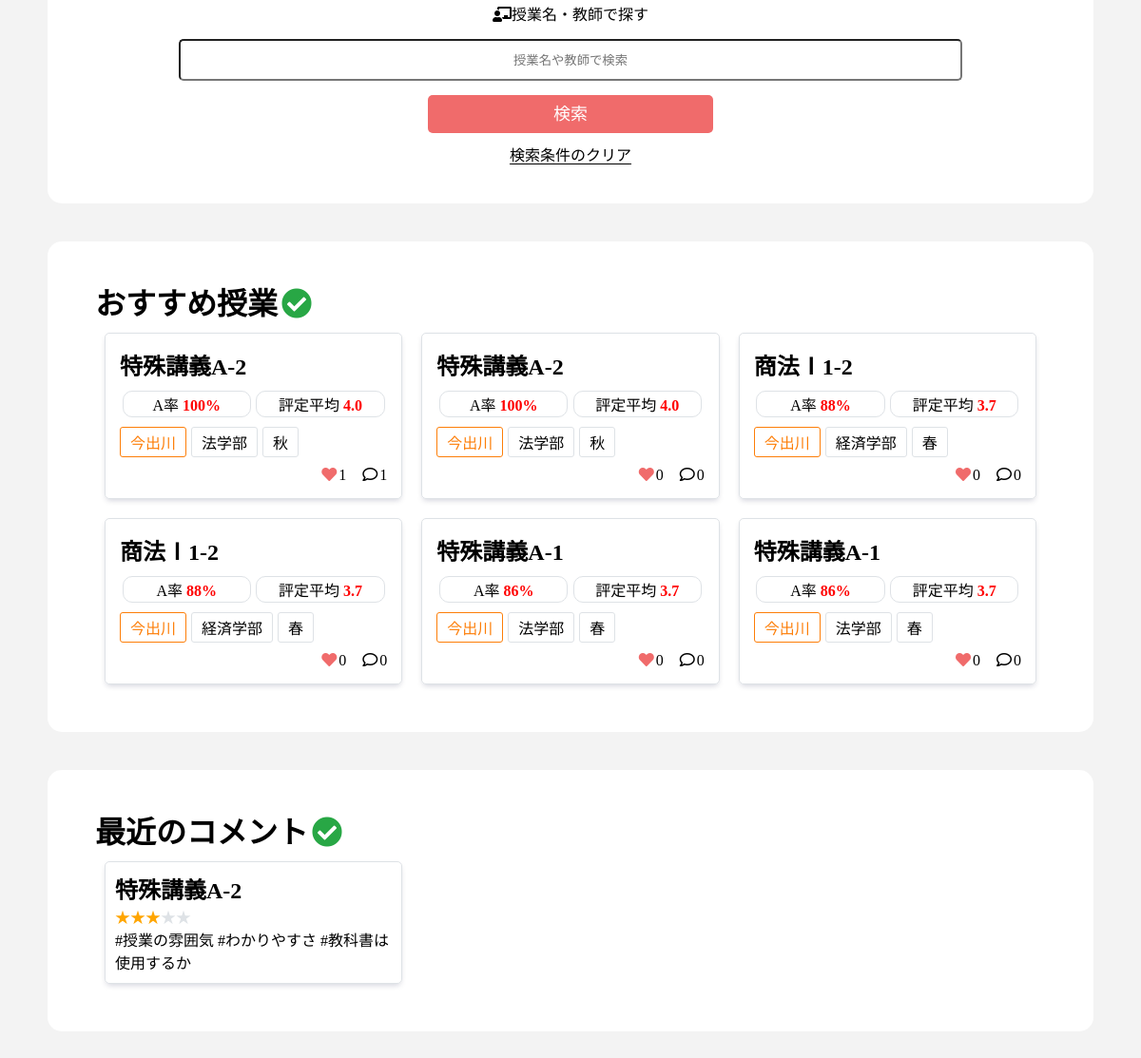
/ (lower part), run on an earlier commit of the app's database.
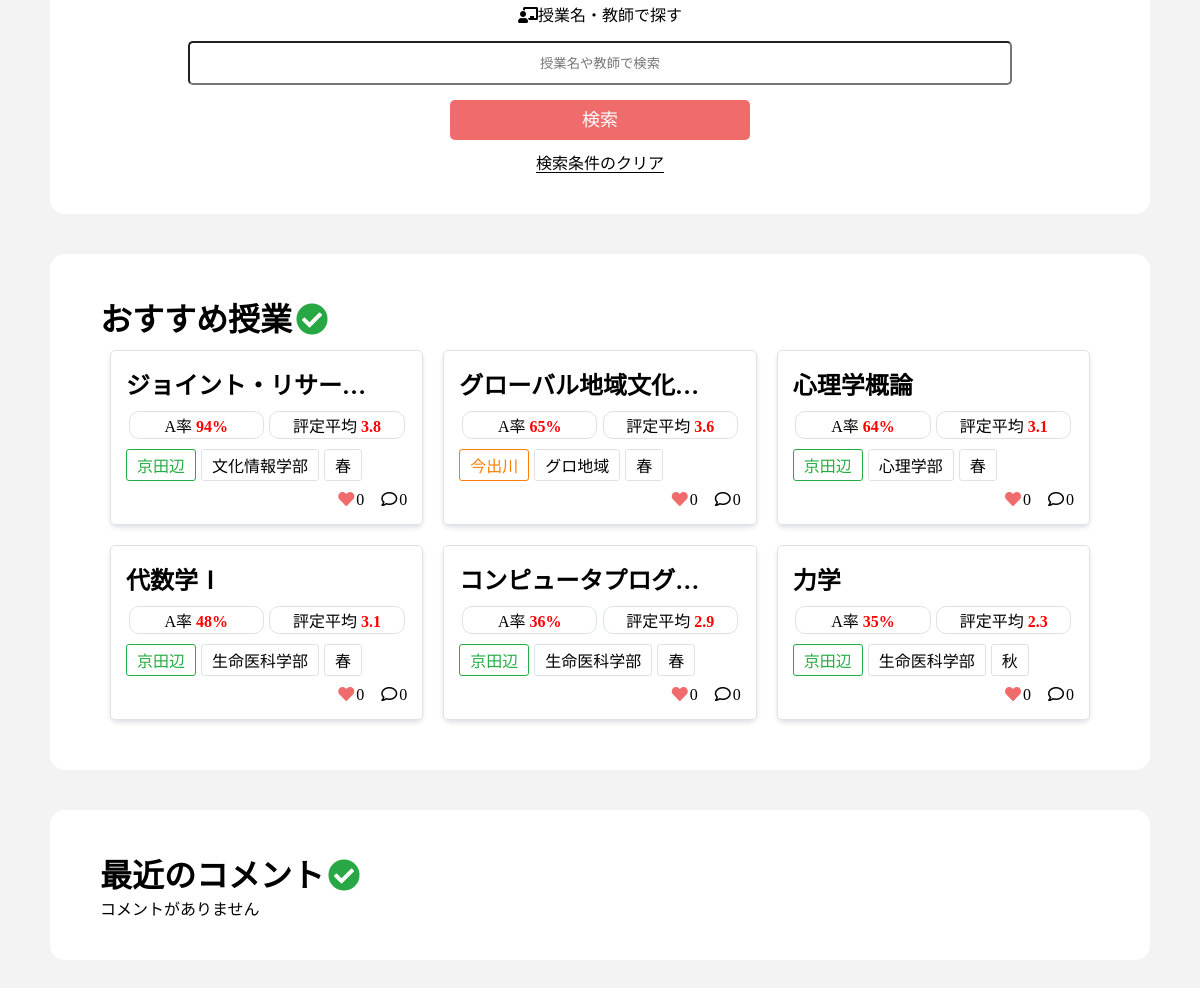
And on a later commit of the database.
### dclass_application/models.py (models this page shows, shortened)
class Classes(models.Model):
    class_name = models.CharField(max_length=100)
    a_ratio = models.FloatField(default=0.0)
    b_ratio = models.FloatField(default=0.0)
    c_ratio = models.FloatField(default=0.0)
    d_ratio = models.FloatField(default=0.0)
    f_ratio = models.FloatField(default=0.0)
    o_ratio = models.FloatField(default=0.0)
    average_evaluation = models.FloatField(default=0.0)
    two_ago_a_ratio = models.FloatField(default=0.0)
    three_ago_a_ratio = models.FloatField(default=0.0)
    term = models.CharField(max_length=100)
    year = models.IntegerField(default=2021)
    place = models.CharField(max_length=100)
    class_form = models.CharField(max_length=100)
    day = models.CharField(max_length=100)
    time = models.CharField(max_length=100)
    favorite = models.IntegerField(default=0)
    textbook = models.CharField(max_length=100) #文字列でリスト代用
    code = models.CharField(max_length=100)
    faculty = models.CharField(max_length=100)
    teacher = models.CharField(max_length=100) #文字列でリストを代用
    syllabus_link = models.CharField(max_length=100)
    test_ratio = models.IntegerField(default=0)
    report_ratio = models.IntegerField(default=0)
    participation_ratio = models.IntegerField(default=0)
    comment_num = models.IntegerField(default=0)
    num_student = models.IntegerField(default=0)
    credit = models.IntegerField(default=0)
    def get_short_faculty(self):
        if self.faculty == 'グローバル・コミュニケーション学部': return 'グロコミ'
        if self.faculty == 'グローバル地域文化学部': return 'グロ地域'
        return self.faculty
    def get_modified_a_ratio(self):
        if self.a_ratio == -1: return '不明'
        return str(int(self.a_ratio))+'%'
    def get_modified_average_evaluation(self):
        if self.average_evaluation == -1.0: return '不明'
        return self.average_evaluation

class Comment(models.Model):
    text = models.TextField()
    cl = models.ForeignKey(Classes, on_delete=models.CASCADE)
    user = models.ForeignKey('accounts.CustomUser', on_delete=models.DO_NOTHING)
    star = models.IntegerField(default=0)
    created_at = models.DateTimeField(default=timezone.now)
    def get_star(self):
        return '★' * self.star
    def get_left_star(self):
        return '★' * (5 - self.star)

### dclass_application/views.py (the view)
# urls.py: path('', IndexView.as_view(), name = 'index'),
class IndexView(TemplateView):
    class_model = Classes
    comment_model = Comment
    RECOMMEND_CNT = 6
    RECENT_COMMENT = 6
    def get(self, request):
        params = {
            'form': ClassSeachForm,
            'recommend_data': self.class_model.objects.all().order_by('a_ratio').reverse()[:self.RECOMMEND_CNT],
            'recent_comments': self.comment_model.objects.all().order_by('created_at').reverse()[:self.RECOMMEND_CNT],
        }
        return render(request, 'index.html', params)

### dclass_application/templates/index.html (shortened to what this page needs)
{% extends 'base.html' %}
{% load static %}
{% block css %}
    <link rel="stylesheet" href="{% static 'css/index.css' %}">
    <link rel="stylesheet" href="{% static 'css/_class_list.css' %}">
{% endblock css %}
{% block main %}
    <div class="wrapper">
            <form action="{% url 'result' %}" method = "post" class="search_form">
                <div class="search_with_keyword">
                    <p class="how_to_search"><i class="fas fa-chalkboard-teacher fa-fw"></i>授業名・教師で探す</p>
                    <div>
                        {{ form.keyword }}
                    </div>
                    <div class="center">
                        <input type="submit" value="検索", class="btn search_btn">
                    </div>
                </div>
            </form>
            <div class="center reset_condition">
                <a href={% url 'index' %}>検索条件のクリア</a>
            </div>
    </div>
    <div class="wrapper">
        <h1>おすすめ授業<i class="fas fa-check-circle fa-fw my-green"></i></h1>
        <div class="class_w">
            {% for cl in recommend_data %}
                {% include "_class_list.html" %}
            {% empty %}
                <p>おすすめの授業はありません</p>
            {% endfor %}
        </div>
    </div>
    <div class="wrapper">
        <h1>最近のコメント<i class="fas fa-check-circle fa-fw my-green"></i></h1>
        <div class="comment_w">
            {% for comment in recent_comments %}
                {% include "_comment_list.html" %}
            {% empty %}
                <p>コメントがありません</p>
            {% endfor %}
        </div>
    </div>
{% endblock main %}

### dclass_application/templates/_class_list.html (shortened to what this page needs)
<div class="class_result">
    <a href="{% url 'class' cl.id %}">
        <div class="class_result_content">
            <ul>
                <li class="class_result_title">
                    <h2>{{ cl.class_name | truncatechars:10 }}</h2>
                </li>
                <li>
                    <p class="class_a_average_evaluation">A率 <span class="score">{{cl.get_modified_a_ratio}}</span></p>
                    <p class="class_a_average_evaluation">評定平均 <span class="score">{{cl.get_modified_average_evaluation}}</span></p>
                </li>
                <li>
                    {% if cl.place == "今出川" %}
                        <p class="tag imadegawa_tag">{{ cl.place }}</p>
                    {% else %}
                        <p class="tag kyoutanabe_tag">{{ cl.place }}</p>
                    {% endif %}
                    <p class="tag faculty_tag">{{ cl.get_short_faculty }}</p>
                    <p class="tag">{{ cl.term }}</p>
                </li>
                <li>
                    <p><i class="fas fa-heart fa-fw my-pink"></i>{{ cl.favorite }}</p>
                    <p><i class="far fa-comment fa-fw"></i>{{cl.comment_num}}</p>
                </li>
            </ul>
        </div>
    </a>
</div>

### dclass_application/templates/_comment_list.html (shortened to what this page needs)
<div class="comment_result">
    <a href="{% url 'class' comment.cl.id %}">
        <div class="comment_result_content">
            <h2>
            {{comment.cl.class_name}}
            </h2>
            <span class="star">{{comment.get_star}}</span><span class="my-gray">{{comment.get_left_star}}</span>
            <p>{{comment.text | truncatechars:40}}</p>
        </div>
    </a>
</div>

What changed in the data, as far as the page shows it:
removed Classes: class_name "特殊講義A-2", get_modified_a_ratio "100%", get_modified_average_evaluation "4.0", place "今出川", get_short_faculty "法学部", term "秋", favorite "1", comment_num "1"
removed Classes: class_name "特殊講義A-2", get_modified_a_ratio "100%", get_modified_average_evaluation "4.0", place "今出川", get_short_faculty "法学部", term "秋", favorite "0", comment_num "0"
removed Classes: class_name "商法Ⅰ1-2", get_modified_a_ratio "88%", get_modified_average_evaluation "3.7", place "今出川", get_short_faculty "経済学部", term "春", favorite "0", comment_num "0"
removed Classes: class_name "商法Ⅰ1-2", get_modified_a_ratio "88%", get_modified_average_evaluation "3.7", place "今出川", get_short_faculty "経済学部", term "春", favorite "0", comment_num "0"
removed Classes: class_name "特殊講義A-1", get_modified_a_ratio "86%", get_modified_average_evaluation "3.7", place "今出川", get_short_faculty "法学部", term "春", favorite "0", comment_num "0"
removed Classes: class_name "特殊講義A-1", get_modified_a_ratio "86%", get_modified_average_evaluation "3.7", place "今出川", get_short_faculty "法学部", term "春", favorite "0", comment_num "0"
removed Comment: cl.class_name "特殊講義A-2", get_star "★★★", get_left_star "★★", text "#授業の雰囲気 #わかりやすさ #教科書は使用するか"
added Classes: class_name "ジョイント・リサー…", get_modified_a_ratio "94%", get_modified_average_evaluation "3.8", place "京田辺", get_short_faculty "文化情報学部", term "春", favorite "0", comment_num "0"
added Classes: class_name "グローバル地域文化…", get_modified_a_ratio "65%", get_modified_average_evaluation "3.6", place "今出川", get_short_faculty "グロ地域", term "春", favorite "0", comment_num "0"
added Classes: class_name "心理学概論", get_modified_a_ratio "64%", get_modified_average_evaluation "3.1", place "京田辺", get_short_faculty "心理学部", term "春", favorite "0", comment_num "0"
added Classes: class_name "代数学Ⅰ", get_modified_a_ratio "48%", get_modified_average_evaluation "3.1", place "京田辺", get_short_faculty "生命医科学部", term "春", favorite "0", comment_num "0"
added Classes: class_name "コンピュータプログ…", get_modified_a_ratio "36%", get_modified_average_evaluation "2.9", place "京田辺", get_short_faculty "生命医科学部", term "春", favorite "0", comment_num "0"
added Classes: class_name "力学", get_modified_a_ratio "35%", get_modified_average_evaluation "2.3", place "京田辺", get_short_faculty "生命医科学部", term "秋", favorite "0", comment_num "0"
Also different on the page:
text now shown: "コメントがありません"
